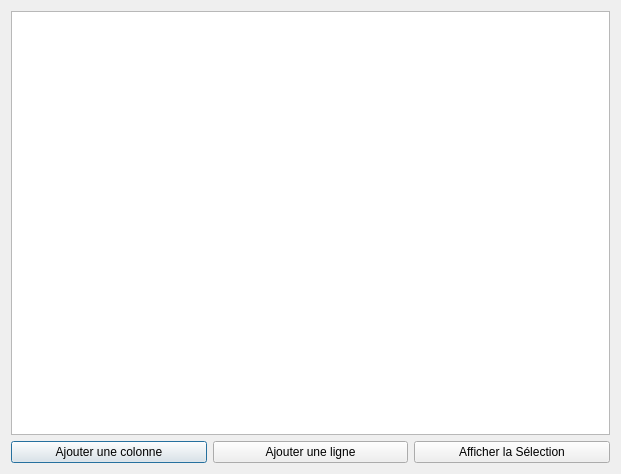
<?xml version="1.0" encoding="UTF-8"?>
<ui version="4.0">
 <class>Dialog</class>
 <widget class="QDialog" name="Dialog">
  <property name="geometry">
   <rect>
    <x>0</x>
    <y>0</y>
    <width>621</width>
    <height>474</height>
   </rect>
  </property>
  <property name="windowTitle">
   <string>Dialog</string>
  </property>
  <layout class="QHBoxLayout" name="horizontalLayout_2">
   <item>
    <layout class="QVBoxLayout" name="verticalLayout">
     <item>
      <widget class="QTableView" name="tableView">
       <property name="font">
        <font>
         <pointsize>12</pointsize>
        </font>
       </property>
      </widget>
     </item>
     <item>
      <layout class="QHBoxLayout" name="horizontalLayout">
       <item>
        <widget class="QPushButton" name="AjouterColonne">
         <property name="text">
          <string>Ajouter une colonne</string>
         </property>
        </widget>
       </item>
       <item>
        <widget class="QPushButton" name="pushButton">
         <property name="text">
          <string>Ajouter une ligne</string>
         </property>
        </widget>
       </item>
       <item>
        <widget class="QPushButton" name="pushButtonSelection">
         <property name="text">
          <string>Afficher la Sélection</string>
         </property>
        </widget>
       </item>
      </layout>
     </item>
    </layout>
   </item>
  </layout>
 </widget>
 <layoutdefault spacing="6" margin="11"/>
 <resources/>
 <connections/>
</ui>
